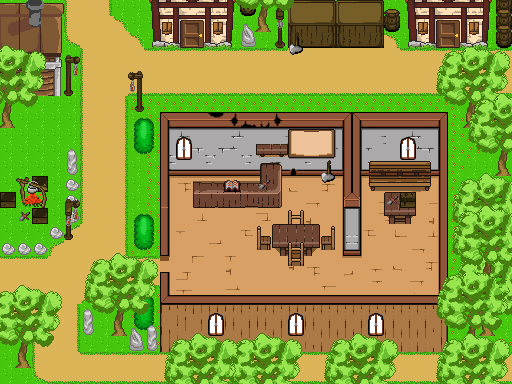

This game map was drawn from its Tiled (.tmx) file and the tilesets committed beside it. A one-line description and the trimmed map source follow:
An orthogonal 32x24 tile map with 16x16 px tiles, 5 tile layers (Suelo, Pared, Objetos C2, Objetos C1, ...), 7 tilesets and 28 objects.

<map version="1.0" orientation="orthogonal" renderorder="right-down" width="32" height="24" tilewidth="16" tileheight="16" nextobjectid="91">
 <tileset firstgid="1" name="terrain" tilewidth="16" tileheight="16">
  <image source="terrain.png" width="240" height="192" />
 </tileset>
 <tileset firstgid="181" name="Internal_Build1" tilewidth="16" tileheight="16">
  <image source="Internal_Build1.png" width="288" height="384" />
 </tileset>
 <tileset firstgid="613" name="Tree1" tilewidth="16" tileheight="16">
  <image source="Tree1.png" width="288" height="192" />
 </tileset>
 <tileset firstgid="829" name="Objects1" tilewidth="16" tileheight="16">
  <image source="Objects1.png" width="192" height="96" />
 </tileset>
 <tileset firstgid="901" name="build1" tilewidth="16" tileheight="16">
  <image source="build1.png" width="96" height="96" />
 </tileset>
 <tileset firstgid="937" name="build2" tilewidth="16" tileheight="16">
  <image source="build2.png" width="96" height="112" />
 </tileset>
 <tileset firstgid="979" name="build1 200x200" tilewidth="16" tileheight="16">
  <image source="build1 200x200.png" width="96" height="160" />
 </tileset>
 <layer name="Suelo" width="32" height="24">
  <data>[768 cells, 768 non-empty, 13 distinct tile ids]</data>
 </layer>
 <layer name="Pared" width="32" height="24">
  <data>[768 cells, 346 non-empty, 291 distinct tile ids]</data>
 </layer>
 <layer name="Objetos C2" width="32" height="24">
  <data>[768 cells, 213 non-empty, 96 distinct tile ids]</data>
 </layer>
 <layer name="Objetos C1" width="32" height="24">
  <data>[768 cells, 151 non-empty, 101 distinct tile ids]</data>
 </layer>
 <layer name="Objetos C3" width="32" height="24">
  <data>[768 cells, 80 non-empty, 38 distinct tile ids]</data>
 </layer>
 <objectgroup name="Capa de Objetos 1">
  <object id="9" x="161" y="283.5" rotation="90">
   <polyline points="-0.541667,0.708333 -0.666667,-7.33333 40.8333,-7.33333 41.3333,-94.6667 41.3333,-158.667 41.3333,-278.333 -111.5,-278.667 -111.333,-207.5" />
  </object>
  <object id="11" x="367.5" y="178">
   <polyline points="0.75,-6.25 -6.5,-8 -6.08333,69.9167 -25,70 -24.75,-8 -33.75,-8 -34,2 -36.25,4.5 -42.25,4.25 -44,1.5 -44,-4 -43.75,-8.75 -87,-8.75 -87,26.5 -175,27 -175,10.5 -175,-2 -200,-2 -200.5,60.5 -207.5,60.5 -208,-33 78.5,-33 78.5,169 -207.5,169 -207.417,104.958" />
  </object>
  <object id="13" x="273.333" y="230" width="45.3333" height="16" />
  <object id="14" x="384.667" y="197.333" width="30" height="17.3333" />
  <object id="19" x="137.273" y="245.909">
   <polyline points="0,0 -3.09091,-6.18182 -2.90909,-24.9091 0.363636,-32 9.27273,-31.8182 13.6364,-31.8182 16.3636,-27.2727 16,-7.63636 13.2727,-1.63636 5.45455,0.181818 0,0" />
  </object>
  <object id="24" x="137" y="326.5">
   <polyline points="0,0 -3.09091,-6.18182 -2.90909,-24.9091 0.363636,-32 9.27273,-31.8182 13.6364,-31.8182 16.3636,-27.2727 16,-7.63636 13.2727,-1.63636 5.45455,0.181818 0,0" />
  </object>
  <object id="25" x="137" y="151">
   <polyline points="0,0 -3.09091,-6.18182 -2.90909,-24.9091 0.363636,-32 9.27273,-31.8182 13.6364,-31.8182 16.3636,-27.2727 16,-7.63636 13.2727,-1.63636 5.45455,0.181818 0,0" />
  </object>
  <object id="26" x="84" y="331.667">
   <polyline points="0,0 7.5,0 8.25,-4 8,-16.5 -0.25,-16.25 -0.25,-0.25" />
  </object>
  <object id="41" x="383.25" y="40.5">
   <polyline points="0,0 -80.25,0.5 -80.25,0.25 -94.75,0.25 -95,-32 0,-32 0,-0.5" />
  </object>
  <object id="44" x="0" y="254.5">
   <polyline points="0,0 44.5,0 78,-35 78,-109 65.5,-108.5 65.5,-38 41,-12 0.5,-12 0.5,-0.5" />
  </object>
  <object id="49" x="147.818" y="345.636">
   <polyline points="0,0 9.63636,0 9.45455,-19.2727 -0.181818,-19.2727 -0.181818,-0.363636" />
  </object>
  <object id="54" x="243.333" y="32" width="9.33333" height="13.3333" />
  <object id="57" x="64.9167" y="74.1667" width="6.66667" height="16.6667" />
  <object id="63" x="136.167" y="90.1667" width="6.66667" height="16.6667" />
  <object id="70" x="0" y="26" width="60.6667" height="55.3333" />
  <object id="73" x="407.333" y="5.55112e-16" width="81.3333" height="30" />
  <object id="74" x="150" y="0.333333" width="81.3333" height="30" />
  <object id="76" x="18.3636" y="352.909" width="8.72727" height="10.9091" />
  <object id="77" x="114.364" y="321.273" width="8.72727" height="10.9091" />
  <object id="78" x="130.667" y="335.333" width="9.33333" height="13.3333" />
  <object id="79" x="466.303" y="113.212" width="8.72727" height="10.9091" />
  <object id="80" x="498.136" y="161.045" width="8.72727" height="10.9091" />
  <object id="81" x="257.636" y="19.2121" width="8.72727" height="10.9091" />
  <object id="82" x="276" y="27" width="6.66667" height="16.6667" />
  <object id="84" x="29.8182" y="196.727" width="0.181818" />
  <object id="85" x="33.6364" y="197.091" />
  <object id="86" x="454" y="189" width="56" height="134" />
  <object id="89" x="384.667" y="15.6667" width="14" height="11.3333" />
 </objectgroup>
</map>